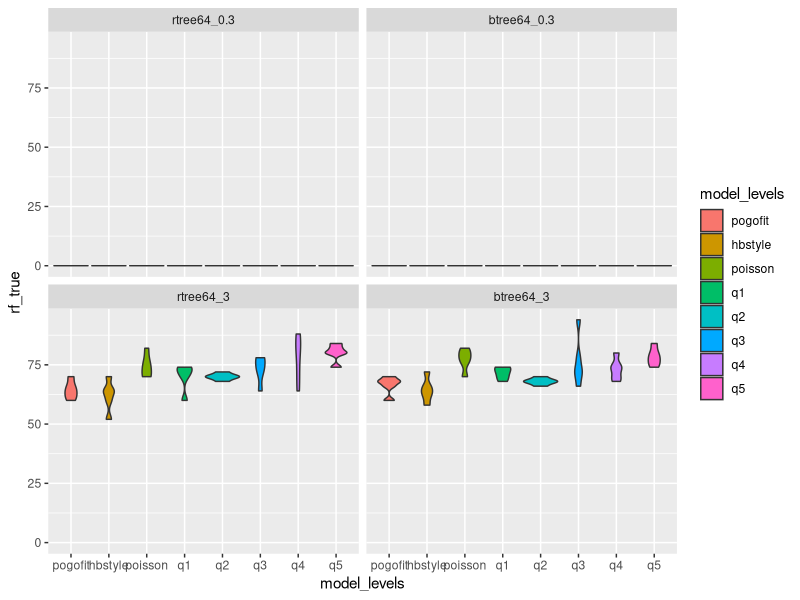
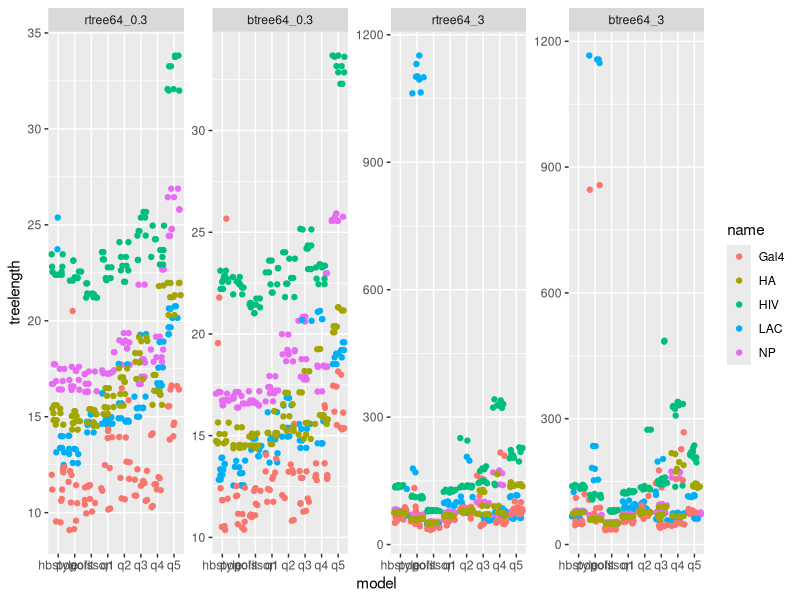
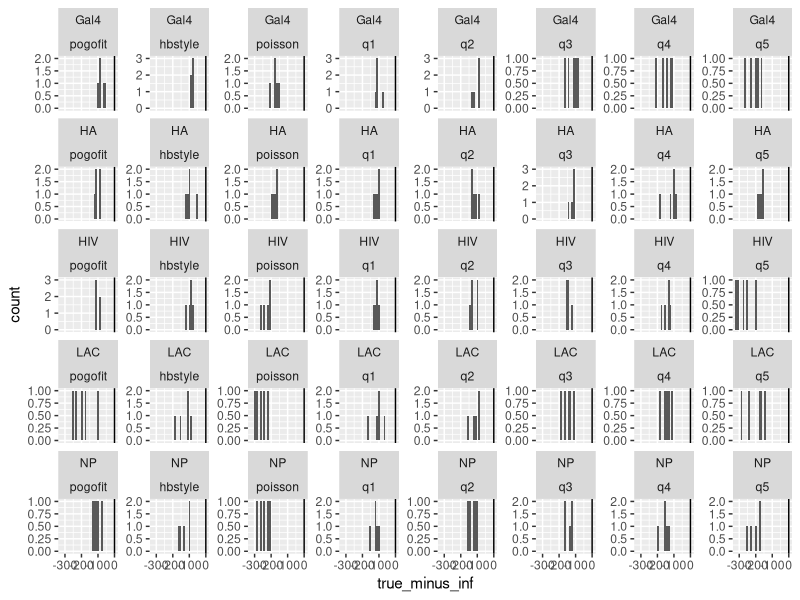

These figures' R source, in order:
library(cowplot)
library(tidyverse)

dms <- tibble(name = c("Gal4", "LAC", "NP", "HA", "HIV"), nsites=c(63, 262, 497, 564, 661))
results <- read_csv("inference_results.csv") %>% unite(tree, tree, bl)

name_levels <- c("Gal4", "LAC", "NP", "HA", "HIV")
model_levels <- c("pogofit", "hbstyle", "poisson", "q1", "q2", "q3", "q4", "q5")
tree_levels  <- c("rtree64_0.3", "btree64_0.3", "rtree64_3", "btree64_3")

results %>%
  filter(optim == "inferredtree") %>%
  mutate(model_levels = factor(model, levels=model_levels),
         tree_levels  = factor(tree, levels=tree_levels),
         name_levels  = factor(name, levels=name_levels)) %>%
  filter(name_levels == "HIV") %>%
  ggplot(aes(x = model_levels, y = rf_true, fill = model_levels)) + 
  geom_violin() + 
  facet_wrap(~tree_levels)

results %>%
  mutate(tree_levels  = factor(tree, levels=tree_levels)) %>%
  ggplot(aes(x = model, y = treelength)) + 
  geom_jitter(aes(color = name)) + 
  facet_wrap(~tree_levels, nrow=1,scales="free_y")

results %>%
  group_by(name, tree, model, rep) %>%
  select(-k, -AIC, -AICc, -BIC, -rf_true, -treelength) %>%
  spread(optim, logl) %>%
  mutate(true_minus_inf = optimizedtruetree - inferredtree,
         model_levels = factor(model, levels=model_levels),
         tree_levels  = factor(tree, levels=tree_levels),
         name_levels  = factor(name, levels=name_levels)) %>%
  filter(tree_levels == "rtree64_3") %>%
  ggplot(aes(x = true_minus_inf)) + 
  geom_histogram() + 
  geom_vline(xintercept=0) + 
  facet_wrap(name~model_levels, nrow=5, scales="free_y")

  

#   
#     spread(optim, logl) %>%
#  mutate(true_minus_optim = truetree - optimizedtree ) -> aa.optimvstrue
#   aa.optimvstrue %>%
#   filter(tree == "baltree128") %>%
#   mutate(model_levels = factor(model, levels=model_levels, labels = model_labels)) %>%
#   ggplot(aes(x = true_minus_optim, fill=model_levels)) +
#   geom_histogram(bins = 10, color="black") + 
#   geom_vline(xintercept =0,color="black", size=1) + 
#   facet_wrap(~model_levels, scales="free_x", nrow=1) +
#   scale_fill_hue(name = "Models", l=50) + 
#   xlab("True Tree LogL - Optimized Tree LogL") + 
#   ylab("Count") +
#   theme(legend.position = "none") -> logldiff_hist
# save_plot("logl_hist_n128.pdf", logldiff_hist, base_width = 10, base_height=2.75)
# 

